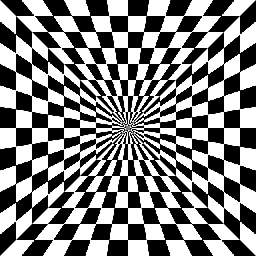
#> input picture img/input2.png, 256 x 256 px, shrunk from 640 x 640 before the run
$ python q3.py
#> lines starting #> are read from the running program, lines starting #| are printed output that depends on the picture
# Nathaniel Houlihan
# CAP 5415 - Fall 2017
# 10/2/2017
# Q3 - Corner Detection

import matplotlib.image as img
import math

"""
    GENERAL
"""
def get_img(fname, grayscale=0):
    print("Reading in image")
    I = img.imread(fname)
    new_img = []
    for row in I:
        new_row = []
        for elem in row:
            if(grayscale == 1):
                new_row.append(int((1-elem) * 256))
            else:
                new_row.append(int((1 - elem[0]) * 256))
        new_img.append(new_row)
    return new_img

def put_img(I, fname):
    print("Writing image")
    new_img = []
    for row in I:
        new_row = []
        for i in range(len(row)):
            new_row.append([(256 - row[i])/256, (256 - row[i])/256, (256 - row[i])/256, 1.0])
        new_img.append(new_row)
    img.imsave(fname, new_img)

def fput_img(I, fname, id, ext):
    filename = "" + fname + "_" + id + "." + ext
    put_img(I, filename)

"""
    END GENERAL
"""

#Hessian Matrix
"""
    PART 1 CODE

    1.) Get derivatives for x and y directions: xx xy yy
    2.) Run eigen decomposition
    4.) Test eigenvalues for each pixel and if they are large mark the pixel as a corner
"""

# multiply poly function to multiply polynomials from eigen decomposition
def multiply_poly(p, q):
    mlist = [ [0]*o2+[i1*i2 for i1 in p]+[0]*(len(p)-o2) for o2,i2 in enumerate(q)]
    length = len(p)+len(q)-1
    res = [ sum(row[i] for row in mlist) for i in range(length)]
    return res
# determinant function for matrix with eigenvalues subtracted along diagonals
# param: m = 2x2 matrix
def det(m):
    diag_1 = multiply_poly([m[0][0], -1], [m[1][1], -1])
    diag_1[0] = diag_1[0] - m[0][1]*m[1][0]
    return diag_1

# factoring function to solve for characteristic polynomial of hessian matrix
# solves for eigenvalues
def factor(p):
    a = p[2]
    b = p[1]
    c = p[0]
    return ((-b + math.sqrt(b*b - 4 * a * c))/(2*a)), ((-b - math.sqrt(b*b - 4 * a * c))/(2*a))

def diffx(I):
    new_img = []
    for i in range(len(I) - 1):
        new_row = []
        for j in range(len(I[0]) - 1):
            new_row.append(I[i][j+1] - I[i][j])
        new_img.append(new_row)
    return new_img

def diffy(I):
    new_img = []
    for i in range(len(I) - 1):
        new_row = []
        for j in range(len(I[0]) - 1):
            new_row.append(I[i+1][j] - I[i][j])
        new_img.append(new_row)

    return new_img

def hessian_alg(I, T):
    I_x = diffx(I)
    I_xy = diffy(I_x)
    I_xx = diffx(I_x)
    I_y = diffy(I)
    I_yy = diffy(I_y)

    for i in range(len(I_xx)):
        for j in range(len(I_xx[0])):
            m = [[I_xx[i][j], I_xy[i][j]], [I_xy[i][j], I_yy[i][j]]]
            d = det(m)
            lambda1, lambda2 = factor(d)
            #print(str(lambda1) + ", " + str(lambda2))
            if(lambda1 > T or lambda2 > T):
                I[i][j] = 255
    return I

"""
    END PART 1 CODE
"""

#HARRIS
"""
Process:
    1.) compute horizontal and vertical derivatives of image (convolve with derivative of Gaussian)
    2.) Compute outer products of gradients M
    3.) Convolve with larger gaussian
    4.) Compute scalar interest measure R
    5.) Find local maxima above threshold t, detect corners
"""

"""
    PART 2 CODE
"""

def convolute(I, kx, ky):
    print("Performing convolution")
    conv1 = []
    conv2 = []

    mr = int(len(kx)/2)
    I_h = len(I)
    I_w = len(I[0])

    for i in range(mr, I_h - mr):
        row_c1 = []
        row_c2 = []
        for j in range(mr, I_w - mr):
            s1 = 0
            s2 = 0
            for p in range(-mr, mr + 1):
                for q in range(-mr, mr + 1):
                    s1 += I[i + p][j + q] * kx[p + mr][q + mr]
                    s2 += I[i + p][j + q] * ky[p + mr][q + mr]
            row_c1.append(s1)
            row_c2.append(s2)
        conv1.append(row_c1)
        conv2.append(row_c2)
    return conv1, conv2

def gaussian_mask(size, sigma=1.5):
    print("Generating gauss mask")
    maskx = []
    masky = []
    for p in range(-int(size/2), int(size/2) + 1):
        x_row = []
        y_row = []
        for q in range(-int(size/2), int(size/2) + 1):
            maskval = q * math.exp(-1 * ((p*p + q*q)/(2 * sigma * sigma)))
            x_row.append(maskval)
            maskval = p * math.exp(-1 * ((p*p + q*q)/(2 * sigma * sigma)))
            y_row.append(maskval)
        maskx.append(x_row)
        masky.append(y_row)
    return maskx, masky

def harris_alg(I, T, alpha=float(1/25)):
    xmask, ymask = gaussian_mask(3)
    L_x, L_y = convolute(I, xmask, ymask)
    L_xx = diffx(L_x)
    L_xy = diffy(L_x)
    L_yy = diffy(L_y)

    for i in range(len(L_xx)):
        for j in range(len(L_xx[0])):
            h = [[L_xx[i][j], L_xy[i][j]], [L_xy[i][j], L_yy[i][j]]]
            determinant = h[0][0]*h[1][1] - h[0][1]*h[1][0]
            trace = h[0][0] + h[1][1]
            cornerness = determinant - alpha*trace
            if(cornerness > T):
                I[i][j] = 255
    return I

def harris_alg_alt(I, T, alpha=float(1/25)):
    xmask, ymask = gaussian_mask(3)
    L_x, L_y = convolute(I, xmask, ymask)
    L_xx = diffx(L_x)
    L_xy = diffy(L_x)
    L_yy = diffy(L_y)

    for i in range(len(L_xx)):
        for j in range(len(L_xx[0])):
            h = [[L_xx[i][j], L_xy[i][j]], [L_xy[i][j], L_yy[i][j]]]

            d = det(h)
            lambda1, lambda2 = factor(d)

            cornerness = lambda1*lambda2 - alpha*(lambda1 + lambda2)
            if(cornerness > T):
                I[i][j] = 255
    return I

"""
    END PART 2
"""
# Hessian code
I = get_img('img/input2.png')
#> in get_img, I is the input picture: shape (256, 256, 4) float32; mean R, G, B, A 0.5, 0.5, 0.5, 1
#> after the loop in get_img, `for row in I:`: new_img = 256 items
#> I = 256 items
I_hess = hessian_alg(I, 75)
#> after the loop in diffx, `for i in range(len(I) - 1):`: new_img = 255 items
#> after the loop in diffy, `for i in range(len(I) - 1):`: new_img = 254 items
#> in hessian_alg, `I_y = diffy(I)`: I_y = 255 items
#> in hessian_alg, `I_yy = diffy(I_y)`: I_yy = 254 items
#> the loop in hessian_alg, `for i in range(len(I_xx)):` made 254 passes
put_img(I_hess, 'img/q3/input2_hess.png')
#> in put_img, `img.imsave(fname, new_img)`:
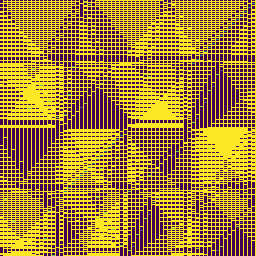
#> saved as input2_hess.png: shape (256, 256, 3); mean R, G, B 170.8, 129.7, 57.6

# Harris pt 1 code

I = get_img('img/input2.png')
I_harris = harris_alg(I, 10)
put_img(I_harris, 'img/q3/input2_harris.png')
#> call 2 of put_img, with fname = 'img/q3/input2_harris.png'
#> in put_img (call 2), `img.imsave(fname, new_img)`:
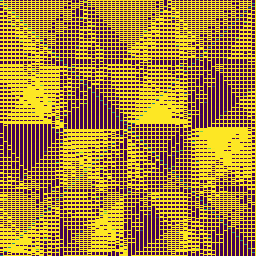
#> saved as input2_harris.png: shape (256, 256, 3); mean R, G, B 171.9, 132.2, 57.6

# Harris pt 2 code

I = get_img('img/input2.png')
I_harris_alt = harris_alg_alt(I, 10)
put_img(I_harris_alt, 'img/q3/input2_harris_alt.png')
